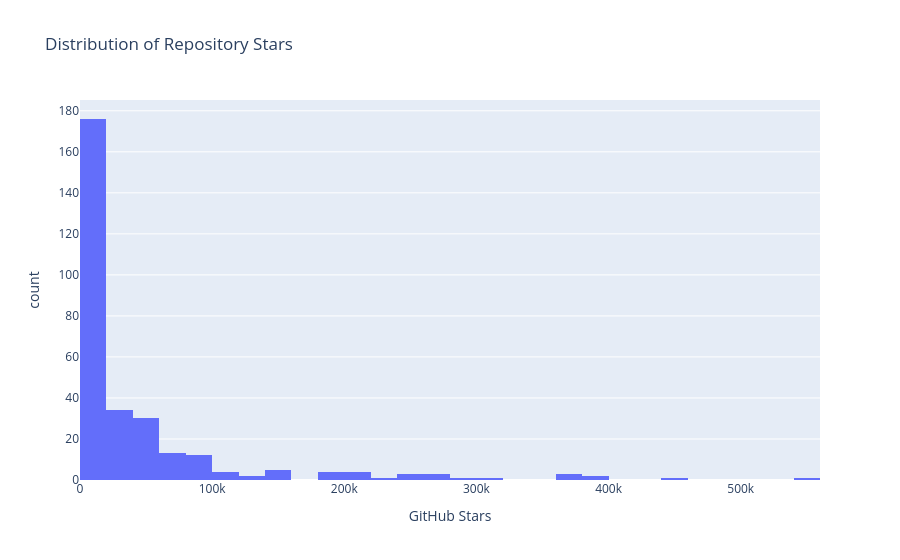

The notebook cell this image was saved under:
### Code cell
fig = px.histogram(
    df,
    x="stars",
    nbins=40,
    title="Distribution of Repository Stars",
    labels={
        "stars": "GitHub Stars"
    }
)

fig.show()

### Figure 1 — Plotly figure (JSON) as saved in the notebook; plotly's stock layout.template omitted (floating-point values rounded to 4 significant figures; data arrays with more than 128 entries replaced by an {"elided": "..."} marker saying what was removed)
{"data": [{"bingroup": "x", "hovertemplate": "GitHub Stars=%{x}<br>count=%{y}<extra></extra>", "legendgroup": "", "marker": {"color": "#636efa", "pattern": {"shape": ""}}, "name": "", "nbinsx": 40, "orientation": "v", "showlegend": false, "type": "histogram", "x": {"elided": "300 int values"}, "xaxis": "x", "yaxis": "y"}], "layout": {"barmode": "relative", "legend": {"tracegroupgap": 0}, "title": {"text": "Distribution of Repository Stars"}, "xaxis": {"anchor": "y", "domain": [0, 1], "title": {"text": "GitHub Stars"}}, "yaxis": {"anchor": "x", "domain": [0, 1], "title": {"text": "count"}}}}
